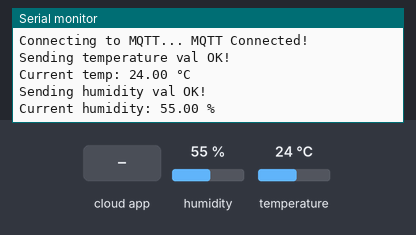
Bench run of a sketch on a simulated ESP8266 (NodeMCU). Parts: the last lines printed to the serial monitor. The test bench sets the inputs (shaded band); at power-on: humidity 55 %, temperature 24 °C. WiFi joins after 1.5 s; servers stay silent unless stated; no MQTT or app messages arrive unless stated.

Above: at 2.7 s.
2.8 s: the phone or cloud app sets action to lamp_on
At 3.2 s:
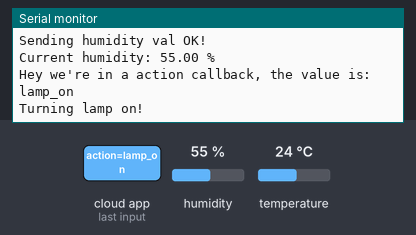
4.3 s: the phone or cloud app sets action to lamp_off
At 6.0 s:
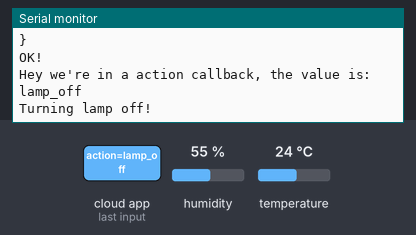
6.3 s: the phone or cloud app sets action to fan_off
At 8.1 s:
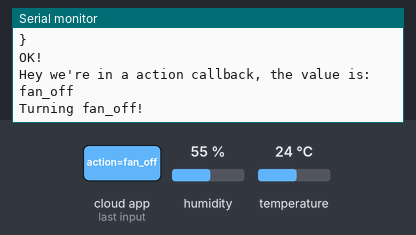
8.4 s: the phone or cloud app sets action to fan_high
At 10.0 s:
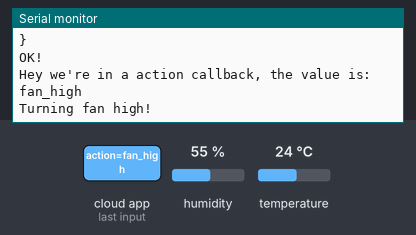
10.5 s: the phone or cloud app sets action to fan_medium
At 11.8 s:
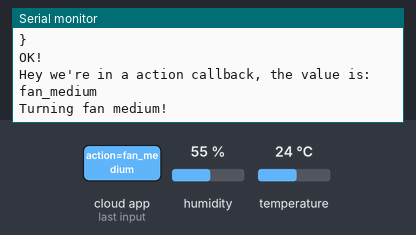
12.6 s: the phone or cloud app sets action to fan_low
At 13.7 s:
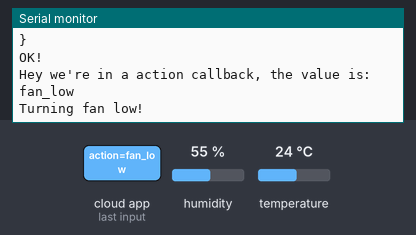

The sketch:

Ventilator_DHT11_MQTT.ino
```cpp
#include <ESP8266WiFi.h>
#include "Adafruit_MQTT.h"
#include "Adafruit_MQTT_Client.h"
#include <Adafruit_Sensor.h>
#include <DHT.h>
#include <DHT_U.h>
#include <Arduino.h>
#include <IRremoteESP8266.h>
#include <IRsend.h>
#include <ESP8266WebServer.h>
#include <ESP8266mDNS.h>


/****************************************************************************
  CONFIG HERE!
****************************************************************************/

#define THING_NAME      "Fan Buero"
#define THING_LOCATION  "buero"

/************************** Web Server ************************************/

#define WEBSERVER_PORT  80

/*************************** IR Stuff *************************************/

#define IR_LED 4
IRsend irsend(IR_LED);

/*************************** DHT Sensor ***********************************/

#define DHTPIN D1
#define DHTTYPE DHT11

/************************* WiFi Access Point ******************************/

#define WLAN_SSID       "*************"
#define WLAN_PASS       "*************"

/************************* MQTT Setup *************************************/

#define AIO_SERVER      "192.168.1.100"
#define AIO_SERVERPORT  1883
#define AIO_USERNAME    ""
#define AIO_KEY         ""

#define MQTT_FAN_ACTION  "myhome/fan/" THING_LOCATION "/action"
#define MQTT_FAN_STATE   "myhome/fan/" THING_LOCATION "/state"
#define MQTT_TEMP_STATE  "myhome/fan/" THING_LOCATION "/temperature"
#define MQTT_HUM_STATE   "myhome/fan/" THING_LOCATION "/humidity"

/***************************************************************************/


/*
 * Initialize storage variables
 *
 */
float curr_temp = 0;
float curr_humi = 0;
char *curr_lamp;
char *curr_fan;


DHT_Unified dht(DHTPIN, DHTTYPE);
uint32_t delayMS;


WiFiClient client;

MDNSResponder mdns;
ESP8266WebServer server(WEBSERVER_PORT);


Adafruit_MQTT_Client mqtt(&client, AIO_SERVER, AIO_SERVERPORT, AIO_USERNAME, AIO_KEY);
Adafruit_MQTT_Publish fan_state = Adafruit_MQTT_Publish(&mqtt, MQTT_FAN_STATE);
Adafruit_MQTT_Publish fan_temp = Adafruit_MQTT_Publish(&mqtt, MQTT_TEMP_STATE);
Adafruit_MQTT_Publish fan_humi = Adafruit_MQTT_Publish(&mqtt, MQTT_HUM_STATE);
Adafruit_MQTT_Publish fan_trigger = Adafruit_MQTT_Publish(&mqtt, MQTT_FAN_ACTION);
Adafruit_MQTT_Subscribe fan_action = Adafruit_MQTT_Subscribe(&mqtt, MQTT_FAN_ACTION);


/*************************** Sketch Code ************************************/

// Bug workaround for Arduino 1.6.6, it seems to need a function declaration
// for some reason (only affects ESP8266, likely an arduino-builder bug).
void MQTT_connect();

void handleRoot() {
  server.send(200, "text/html",
              "<html>" \
                "<head><title>Fan management</title><style>*, html, body {font-size:11px;font-family: arial, verdana, helvetica, sans-serif;} h1 {font-size:18px;background:gray;color:white;padding:3px;} p {margin-bottom:10px;}p a {background:green;color:white;padding:5px;text-decoration:none;}</style></head>" \
                "<body>" \
                  "<h1>" \
                  THING_NAME \
                  "</h1>" \
                  "<h2>Hello, you can send " \
                      "signals from here!</h2>" \
                  "<p><a href=\"ir?lamp_on=1\">Turn lamp on</a></p>" \
                  "<p><a href=\"ir?lamp_off=1\">Turn lamp off</a></p>" \
                  "<p><a href=\"ir?fan_off=1\">Turn fan off</a></p>" \
                  "<p><a href=\"ir?fan_low=1\">Turn fan low</a></p>" \
                  "<p><a href=\"ir?fan_medium=1\">Turn fan medium</a></p>" \
                  "<p><a href=\"ir?fan_high=1\">Turn fan high</a></p>" \
                "</body>" \
              "</html>");
}

void handleIr() {
  if (server.argName(0) != "") {
    char s[server.argName(0).length() + 1];
    server.argName(0).toCharArray(s, server.argName(0).length() + 1);
    if (! fan_trigger.publish(s)) {
        Serial.println(F("Failed"));
      } else {
        Serial.println(F("OK!"));
      }
  }
  handleRoot();
}

void handleNotFound() {
  String message = "File Not Found\n\n";
  message += "URI: ";
  message += server.uri();
  message += "\nMethod: ";
  message += (server.method() == HTTP_GET)?"GET":"POST";
  message += "\nArguments: ";
  message += server.args();
  message += "\n";
  for (uint8_t i = 0; i < server.args(); i++)
    message += " " + server.argName(i) + ": " + server.arg(i) + "\n";
  server.send(404, "text/plain", message);
}


void actioncallback(char *data, uint16_t len) {
  String state = "{\n";

  Serial.print("Hey we're in a action callback, the value is: ");
  Serial.println(data);
  if (strcmp(data, "lamp_on") == 0) {
     Serial.println("Turning lamp on!");
     uint16_t rawData[191] = {1208, 478,  1200, 476,  338, 1338,  394, 1290,  340, 1340,  392, 1286,  342, 1338,  340, 1342,  340, 1338,  392, 1288,  342, 1342,  340, 7156,  1178, 522,  1178, 476,  336, 1340,  340, 1344,  338, 1342,  1206, 478,  1202, 476,  1202, 476,  1202, 502,  1178, 476,  1202, 478,  1202, 6586,  1224, 472,  1202, 476,  336, 1340,  340, 1336,  342, 1344,  336, 1370,  364, 1288,  340, 1340,  1210, 474,  334, 1344,  338, 1340,  338, 7156,  1208, 470,  1200, 502,  364, 1288,  342, 1338,  392, 1288,  340, 1342,  340, 1340,  340, 1340,  1202, 478,  336, 1342,  342, 1338,  340, 7152,  1208, 472,  1204, 474,  338, 1338,  340, 1344,  338, 1340,  340, 1340,  340, 1342,  340, 1340,  1206, 500,  366, 1286,  342, 1342,  340, 7150,  1206, 476,  1202, 500,  364, 1288,  340, 1340,  340, 1342,  340, 1340,  340, 1340,  340, 1342,  1206, 474,  336, 1340,  340, 1338,  340, 7156,  1206, 472,  1198, 502,  366, 1290,  338, 1340,  340, 1336,  396, 1318,  314, 1338,  342, 1340,  1202, 480,  336, 1342,  340, 1338,  340, 7474,  1178, 496,  1202, 500,  314, 1338,  340, 1344,  338, 1340,  342, 1338,  340, 1340,  342, 1342,  1204, 474,  336, 1342,  338, 1342,  342};
     irsend.sendRaw(rawData, 191, 38);
     curr_lamp = "on";
     delay(2000);
  }
  if (strcmp(data, "lamp_off") == 0) {
     Serial.println("Turning lamp off!");
     uint16_t rawData[191] = {1172, 506,  1248, 428,  394, 1282,  396, 1290,  392, 1286,  396, 1306,  370, 1288,  396, 1284,  396, 1286,  394, 1288,  394, 1308,  370, 7106,  1170, 502,  1252, 424,  394, 1312,  396, 1282,  396, 1262,  1256, 424,  1254, 450,  1230, 424,  1254, 424,  1254, 424,  1282, 398,  1256, 6540,  1256, 458,  1228, 426,  394, 1286,  396, 1288,  396, 1284,  396, 1286,  1254, 422,  396, 1290,  420, 1282,  370, 1284,  396, 1310,  370, 7098,  1196, 506,  1230, 426,  394, 1286,  392, 1286,  394, 1288,  394, 1286,  1252, 426,  394, 1284,  420, 1262,  396, 1282,  396, 1284,  396, 7100,  1196, 480,  1254, 424,  394, 1310,  370, 1286,  396, 1284,  396, 1290,  1264, 414,  394, 1306,  372, 1308,  370, 1290,  394, 1286,  394, 7098,  1194, 506,  1228, 450,  370, 1308,  396, 1286,  398, 1258,  394, 1288,  1254, 422,  394, 1290,  420, 1280,  372, 1308,  370, 1288,  396, 7098,  1196, 484,  1250, 450,  370, 1286,  394, 1308,  398, 1284,  370, 1288,  1250, 424,  424, 1282,  370, 1312,  396, 1260,  396, 1282,  396, 7424,  1228, 440,  1252, 424,  392, 1288,  396, 1284,  392, 1310,  370, 1290,  1252, 426,  394, 1284,  396, 1286,  394, 1286,  396, 1284,  394};
     irsend.sendRaw(rawData, 191, 38);
     curr_lamp = "off";
     delay(2000);
  }
  if (strcmp(data, "fan_off") == 0) {
     Serial.println("Turning fan_off!");
     uint16_t rawData[191] = {1204, 472,  1198, 478,  400, 1282,  398, 1280,  394, 1288,  398, 1282,  396, 1284,  396, 1286,  396, 1284,  394, 1286,  394, 1288,  390, 7446,  1198, 484,  1198, 480,  364, 1314,  364, 1314,  366, 1320,  1198, 480,  1198, 482,  1198, 482,  1198, 480,  1198, 480,  1200, 480,  1198, 6630,  1228, 458,  1198, 478,  366, 1314,  368, 1314,  366, 1314,  362, 1316,  362, 1322,  1196, 480,  336, 1342,  338, 1344,  362, 1320,  336, 7496,  1224, 462,  1196, 480,  336, 1346,  338, 1342,  338, 1342,  338, 1346,  338, 1346,  1196, 480,  336, 1342,  362, 1322,  364, 1314,  338, 7494,  1200, 488,  1200, 478,  364, 1316,  366, 1314,  364, 1318,  364, 1316,  338, 1344,  1198, 478,  366, 1318,  362, 1318,  366, 1314,  366, 7470,  1226, 458,  1200, 478,  366, 1312,  368, 1316,  366, 1314,  368, 1312,  366, 1318,  1200, 478,  366, 1312,  368, 1310,  368, 1314,  394, 7438,  1258, 426,  1228, 450,  366, 1316,  392, 1286,  368, 1312,  368, 1314,  396, 1286,  1200, 476,  394, 1286,  396, 1286,  394, 1286,  368, 7448,  1232, 440,  1198, 478,  394, 1286,  394, 1288,  370, 1310,  394, 1286,  392, 1292,  1228, 450,  394, 1286,  394, 1284,  382, 1300,  394};
     irsend.sendRaw(rawData, 191, 38);
     curr_fan = "off";
     delay(2000);
  }
  if (strcmp(data, "fan_high") == 0) {
     Serial.println("Turning fan high!");
     uint16_t rawData[191] = {1256, 418,  1196, 480,  416, 1262,  420, 1264,  418, 1264,  416, 1262,  418, 1290,  394, 1260,  418, 1264,  416, 1266,  416, 1290,  394, 7402,  1316, 380,  1246, 430,  418, 1266,  416, 1264,  418, 1264,  1198, 506,  1172, 482,  1198, 482,  1196, 482,  1196, 482,  1196, 482,  1196, 6618,  1282, 390,  1196, 478,  418, 1268,  416, 1260,  446, 1236,  418, 1266,  416, 1262,  418, 1264,  418, 1264,  418, 1262,  418, 1266,  1244, 6568,  1284, 390,  1196, 480,  416, 1264,  418, 1262,  418, 1260,  418, 1264,  420, 1286,  394, 1262,  416, 1264,  420, 1262,  416, 1264,  1198, 6616,  1258, 438,  1172, 482,  414, 1268,  416, 1262,  416, 1288,  392, 1266,  416, 1262,  418, 1262,  418, 1264,  420, 1262,  416, 1264,  1198, 6618,  1256, 416,  1196, 480,  416, 1290,  392, 1264,  416, 1262,  416, 1266,  442, 1262,  394, 1260,  418, 1266,  418, 1260,  420, 1264,  1198, 6616,  1258, 438,  1172, 504,  394, 1262,  420, 1260,  418, 1262,  420, 1264,  418, 1262,  418, 1286,  394, 1264,  416, 1266,  414, 1264,  1198, 6616,  1254, 442,  1172, 480,  418, 1262,  416, 1290,  392, 1260,  420, 1262,  418, 1264,  444, 1236,  416, 1262,  418, 1266,  416, 1290,  1172};  // UNKNOWN 34CFD84F
     irsend.sendRaw(rawData, 191, 38);
     curr_fan = "high";
     delay(2000);
  }
  if (strcmp(data, "fan_medium") == 0) {
     Serial.println("Turning fan medium!");
     uint16_t rawData[191] = {1268, 404,  1282, 394,  454, 1224,  460, 1220,  458, 1220,  464, 1218,  462, 1218,  462, 1216,  462, 1220,  456, 1222,  460, 1218,  434, 7390,  1322, 380,  1278, 398,  426, 1252,  458, 1218,  462, 1224,  1280, 402,  1276, 402,  1276, 402,  1276, 404,  1276, 402,  1250, 430,  1280, 6528,  1264, 410,  1280, 398,  458, 1216,  428, 1256,  428, 1250,  456, 1222,  462, 1218,  432, 1248,  462, 1220,  1282, 400,  430, 1246,  460, 7358,  1294, 380,  1250, 428,  430, 1246,  460, 1218,  462, 1220,  458, 1222,  462, 1218,  458, 1224,  458, 1222,  1280, 400,  428, 1248,  458, 7360,  1296, 378,  1278, 402,  454, 1220,  458, 1220,  460, 1222,  462, 1220,  458, 1220,  460, 1222,  462, 1220,  1280, 402,  454, 1220,  460, 7358,  1268, 408,  1274, 402,  428, 1246,  436, 1246,  460, 1222,  460, 1218,  462, 1220,  460, 1224,  462, 1216,  1282, 400,  428, 1248,  434, 7384,  1294, 380,  1278, 400,  458, 1218,  462, 1218,  462, 1222,  462, 1218,  462, 1218,  434, 1250,  462, 1220,  1254, 428,  428, 1246,  462, 7358,  1270, 404,  1284, 420,  428, 1224,  460, 1218,  462, 1218,  460, 1222,  458, 1220,  432, 1248,  460, 1222,  1280, 400,  426, 1248,  462};  // UNKNOWN DDE60E3C
     irsend.sendRaw(rawData, 191, 38);
     curr_fan = "medium";
     delay(2000);
  }
  if (strcmp(data, "fan_low") == 0) {
     Serial.println("Turning fan low!");
     uint16_t rawData[191] = {1260, 442,  1248, 428,  396, 1282,  420, 1260,  420, 1260,  396, 1284,  422, 1258,  394, 1288,  420, 1260,  394, 1284,  396, 1286,  420, 7402,  1256, 444,  1246, 430,  394, 1286,  392, 1288,  398, 1284,  1250, 454,  1198, 458,  1248, 430,  1250, 430,  1248, 430,  1248, 454,  1224, 6564,  1232, 440,  1222, 456,  394, 1284,  396, 1284,  396, 1288,  1222, 454,  396, 1284,  394, 1286,  422, 1256,  420, 1262,  1254, 428,  1252, 6560,  1170, 498,  1256, 424,  394, 1290,  392, 1286,  394, 1312,  1230, 426,  392, 1288,  394, 1284,  396, 1286,  420, 1264,  1248, 430,  1222, 6590,  1230, 464,  1200, 452,  420, 1260,  394, 1286,  394, 1288,  1250, 428,  394, 1286,  394, 1284,  396, 1286,  424, 1260,  1250, 428,  1250, 6564,  1230, 440,  1248, 428,  394, 1284,  422, 1282,  372, 1290,  1222, 456,  392, 1284,  396, 1286,  422, 1258,  396, 1288,  1252, 426,  1254, 6560,  1170, 502,  1252, 424,  394, 1286,  396, 1284,  396, 1288,  1252, 424,  394, 1288,  394, 1284,  396, 1284,  420, 1262,  1224, 458,  1248, 6564,  1232, 438,  1254, 422,  396, 1288,  420, 1258,  396, 1286,  1254, 424,  420, 1262,  394, 1284,  396, 1284,  396, 1288,  1222, 456,  1248};
     irsend.sendRaw(rawData, 191, 38);
     curr_fan = "low";
     delay(2000);
  }

  state += "\"lamp\":\"";
  state += curr_lamp;
  state += "\",\n";
  state += "\"fan\":\"";
  state += curr_fan;
  state += "\",\n";
  state += "\"temp\":";
  state += curr_temp;
  state += ",\n";
  state += "\"humidity\":";
  state += curr_humi;
  state += "\n}";

  char statechar[100];
  state.toCharArray(statechar, 100);

  Serial.println(state);
  if (! fan_state.publish(statechar)) {
    Serial.println(F("Failed"));
  } else {
    Serial.println(F("OK!"));
  }

}

void setup() {


  Serial.begin(115200);
  delay(10);

  Serial.println("openWeb Fan/MQTT/HTTP Service");

  // Connect to WiFi access point.
  Serial.println(); Serial.println();
  Serial.print("Connecting to ");
  Serial.println(WLAN_SSID);

  WiFi.begin(WLAN_SSID, WLAN_PASS);
  while (WiFi.status() != WL_CONNECTED) {
    delay(500);
    Serial.print(".");
  }
  Serial.println();

  Serial.println("WiFi connected");
  Serial.println("IP address: "); Serial.println(WiFi.localIP());

  server.on("/", handleRoot);
  server.on("/ir", handleIr);

  server.on("/inline", [](){
    server.send(200, "text/plain", "this works as well");
  });

  server.onNotFound(handleNotFound);

  server.begin();
  Serial.println("HTTP server started");

  fan_action.setCallback(actioncallback);
  mqtt.subscribe(&fan_action);
  irsend.begin();

  dht.begin();


  // Print temperature sensor details.
  sensor_t sensor;
  dht.temperature().getSensor(&sensor);
  Serial.println("------------------------------------");
  Serial.println("Temperature");
  Serial.print  ("Sensor:       "); Serial.println(sensor.name);
  Serial.print  ("Driver Ver:   "); Serial.println(sensor.version);
  Serial.print  ("Unique ID:    "); Serial.println(sensor.sensor_id);
  Serial.print  ("Max Value:    "); Serial.print(sensor.max_value); Serial.println(" *C");
  Serial.print  ("Min Value:    "); Serial.print(sensor.min_value); Serial.println(" *C");
  Serial.print  ("Resolution:   "); Serial.print(sensor.resolution); Serial.println(" *C");
  Serial.println("------------------------------------");
  // Print humidity sensor details.
  dht.humidity().getSensor(&sensor);
  Serial.println("------------------------------------");
  Serial.println("Humidity");
  Serial.print  ("Sensor:       "); Serial.println(sensor.name);
  Serial.print  ("Driver Ver:   "); Serial.println(sensor.version);
  Serial.print  ("Unique ID:    "); Serial.println(sensor.sensor_id);
  Serial.print  ("Max Value:    "); Serial.print(sensor.max_value); Serial.println("%");
  Serial.print  ("Min Value:    "); Serial.print(sensor.min_value); Serial.println("%");
  Serial.print  ("Resolution:   "); Serial.print(sensor.resolution); Serial.println("%");
  Serial.println("------------------------------------");

}


void loop() {

  // Connect to MQTT Server
  MQTT_connect();

  // Wait for messages
  mqtt.processPackets(1000);

  // No ping? Ris- and reconnect next run...
  if(! mqtt.ping()) {
    mqtt.disconnect();
  }

  // handle Webserver stuff
  server.handleClient();

  // check and update temp and humidity
  checkTemperature();
  checkHumidity();
}


// Function to connect and reconnect as necessary to the MQTT server.
// Should be called in the loop function and it will take care if connecting.
void MQTT_connect() {
  int8_t ret;

  // Stop if already connected.
  if (mqtt.connected()) {
    return;
  }

  Serial.print("Connecting to MQTT... ");

  uint8_t retries = 3;
  while ((ret = mqtt.connect()) != 0) { // connect will return 0 for connected
       Serial.println(mqtt.connectErrorString(ret));
       Serial.println("Retrying MQTT connection in 5 seconds...");
       mqtt.disconnect();
       delay(5000);  // wait 5 seconds
       retries--;
       if (retries == 0) {
         // basically die and wait for WDT to reset me
         while (1);
       }
  }
  Serial.println("MQTT Connected!");
}


void checkTemperature() {
  sensors_event_t event;
  dht.temperature().getEvent(&event);
  if (isnan(event.temperature)) {
    Serial.println("Error reading temperature!");
  }
  else {
    if (curr_temp != event.temperature) {
      Serial.print(F("\nSending temperature val "));
      if (! fan_temp.publish(event.temperature)) {
        Serial.println(F("Failed"));
      } else {
        Serial.println(F("OK!"));
      }
      curr_temp = event.temperature;
      Serial.print("Current temp: ");
      Serial.print(curr_temp);
      Serial.println(" °C");
    }

  }
}

void checkHumidity() {
  // Get humidity event and print its value.
  sensors_event_t event;
  dht.humidity().getEvent(&event);
  if (isnan(event.relative_humidity)) {
    Serial.println("Error reading humidity!");
  }
  else {
    if (curr_humi != event.relative_humidity) {
      Serial.print(F("\nSending humidity val "));
      if (! fan_humi.publish(event.relative_humidity)) {
        Serial.println(F("Failed"));
      } else {
        Serial.println(F("OK!"));
      }
      curr_humi = event.relative_humidity;
      Serial.print("Current humidity: ");
      Serial.print(curr_humi);
      Serial.println(" %");
    }

  }
}
```

Measured:
- after the input at 2.8 s, the serial monitor: prints a new line at once (image 1)
- after the input at 4.3 s, the serial monitor: prints a new line after 0.59 s (image 2)
- after the input at 6.3 s, the serial monitor: prints a new line after 0.66 s (image 3)
- after the input at 8.4 s, the serial monitor: prints a new line after 0.64 s (image 4)
- after the input at 10.5 s, the serial monitor: prints a new line after 0.61 s (image 5)
- after the input at 12.6 s, the serial monitor: prints a new line after 0.59 s (image 6)
